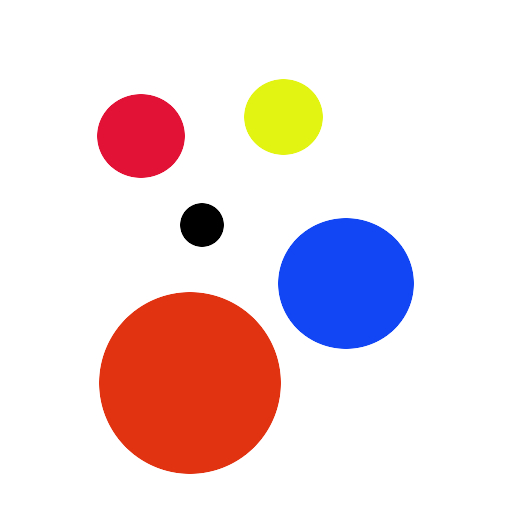
#> input picture opencv/blue.jpg, 512 x 512 px
$ python object_tracking.py
#> lines starting #> are read from the running program, lines starting #| are printed output that depends on the picture; after the words box and inside, x2 and y2 are one past the last pixel; in counts of white or black regions, pixels touching at a corner belong together
import cv2
import numpy as np
image=cv2.imread('blue.jpg',1)
#> image is the input picture: shape (512, 512, 3); mean B, G, R 220.8, 218.1, 236.8
new_image=cv2.cvtColor(image,cv2.COLOR_BGR2HSV)
#> new_image: shape (512, 512, 3); mean H, S, V 11.4, 45.2, 249.2
cv2.imshow('image',new_image)
lower_bound=np.array([110,50,50])
upper_bound=np.array([130,252,252])
mask=cv2.inRange(new_image,lower_bound,upper_bound)
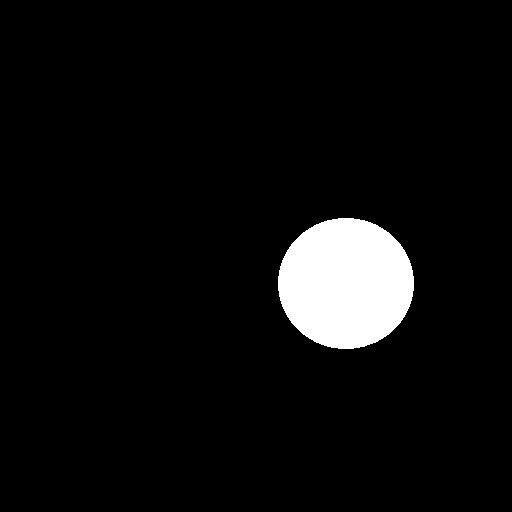
#> mask: shape (512, 512); 5.3% white; 1 white region, box (x1, y1, x2, y2) and area: (278, 218, 414, 349) 13975
cv2.imshow('mask',mask)
res=cv2.bitwise_and(image,image,mask=mask)
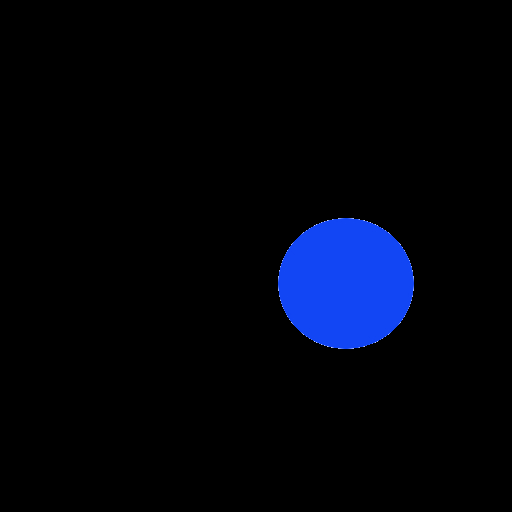
#> res: shape (512, 512, 3); mean B, G, R 13, 3.8, 1
cv2.imshow('res',res)
cv2.waitKey(0)
cv2.destroyAllWindows()

$ run again, with opencv/color.png saved as opencv/blue.jpg
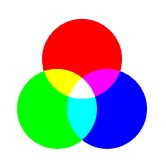
#> input picture opencv/color.png, 166 x 168 px
#> image is the input picture: shape (168, 166, 3); mean B, G, R 188.7, 189.2, 188.8
#> new_image: shape (168, 166, 3); mean H, S, V 40.6, 108.3, 253.4
#> `mask=cv2.inRange(new_image,lower_bound,upper_bound)`:
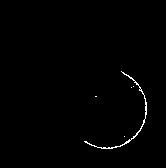
#> mask: shape (168, 166); 0.72% white in thin lines or dots, all inside (x1, y1, x2, y2) = (84, 71, 147, 149)
